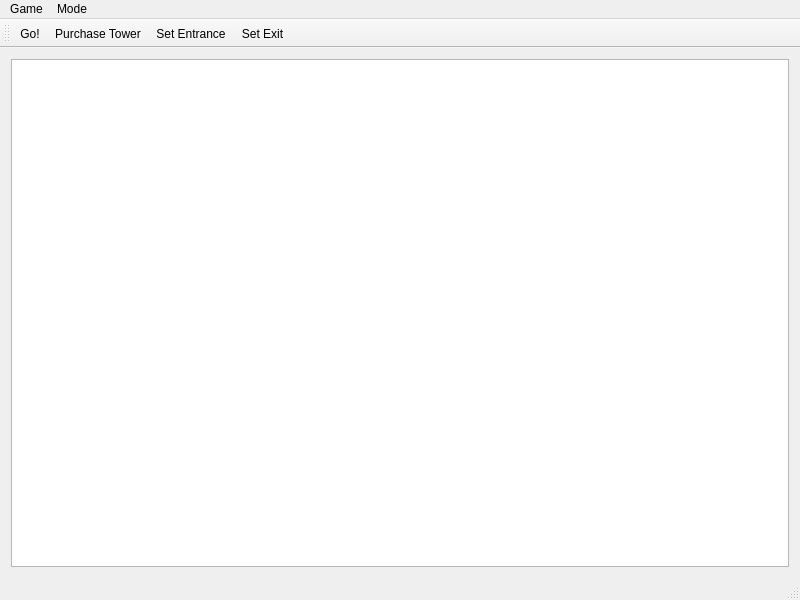
<?xml version="1.0" encoding="UTF-8"?>
<ui version="4.0">
 <class>TdMap</class>
 <widget class="QMainWindow" name="TdMap">
  <property name="geometry">
   <rect>
    <x>0</x>
    <y>0</y>
    <width>800</width>
    <height>600</height>
   </rect>
  </property>
  <property name="windowTitle">
   <string>TdMap</string>
  </property>
  <widget class="QWidget" name="centralWidget">
   <layout class="QVBoxLayout" name="verticalLayout">
    <item>
     <widget class="QGraphicsView" name="graphicsView"/>
    </item>
   </layout>
  </widget>
  <widget class="QMenuBar" name="menuBar">
   <property name="geometry">
    <rect>
     <x>0</x>
     <y>0</y>
     <width>800</width>
     <height>21</height>
    </rect>
   </property>
   <widget class="QMenu" name="menuGame">
    <property name="title">
     <string>Game</string>
    </property>
    <addaction name="actionNew_Game"/>
    <addaction name="separator"/>
    <addaction name="actionLoad_Map"/>
    <addaction name="actionSave_Map"/>
   </widget>
   <widget class="QMenu" name="menuMode">
    <property name="title">
     <string>Mode</string>
    </property>
    <addaction name="actionEnable_Draw_Map_Mode"/>
   </widget>
   <addaction name="menuGame"/>
   <addaction name="menuMode"/>
  </widget>
  <widget class="QToolBar" name="mainToolBar">
   <attribute name="toolBarArea">
    <enum>TopToolBarArea</enum>
   </attribute>
   <attribute name="toolBarBreak">
    <bool>false</bool>
   </attribute>
   <addaction name="actionGo"/>
   <addaction name="actionPurchase_Tower"/>
   <addaction name="actionSet_Entrance"/>
   <addaction name="actionSet_Exit"/>
  </widget>
  <widget class="QStatusBar" name="statusBar"/>
  <action name="actionGo">
   <property name="text">
    <string>Go!</string>
   </property>
  </action>
  <action name="actionPurchase_Tower">
   <property name="text">
    <string>Purchase Tower</string>
   </property>
  </action>
  <action name="actionNew_Game">
   <property name="text">
    <string>New Game</string>
   </property>
  </action>
  <action name="actionLoad_Map">
   <property name="text">
    <string>Load Map</string>
   </property>
  </action>
  <action name="actionSave_Map">
   <property name="text">
    <string>Save Map</string>
   </property>
  </action>
  <action name="actionEnable_Draw_Map_Mode">
   <property name="checkable">
    <bool>true</bool>
   </property>
   <property name="text">
    <string>Enable Draw Map Mode</string>
   </property>
  </action>
  <action name="actionSet_Entrance">
   <property name="text">
    <string>Set Entrance</string>
   </property>
  </action>
  <action name="actionSet_Exit">
   <property name="text">
    <string>Set Exit</string>
   </property>
  </action>
 </widget>
 <layoutdefault spacing="6" margin="11"/>
 <resources/>
 <connections/>
</ui>
